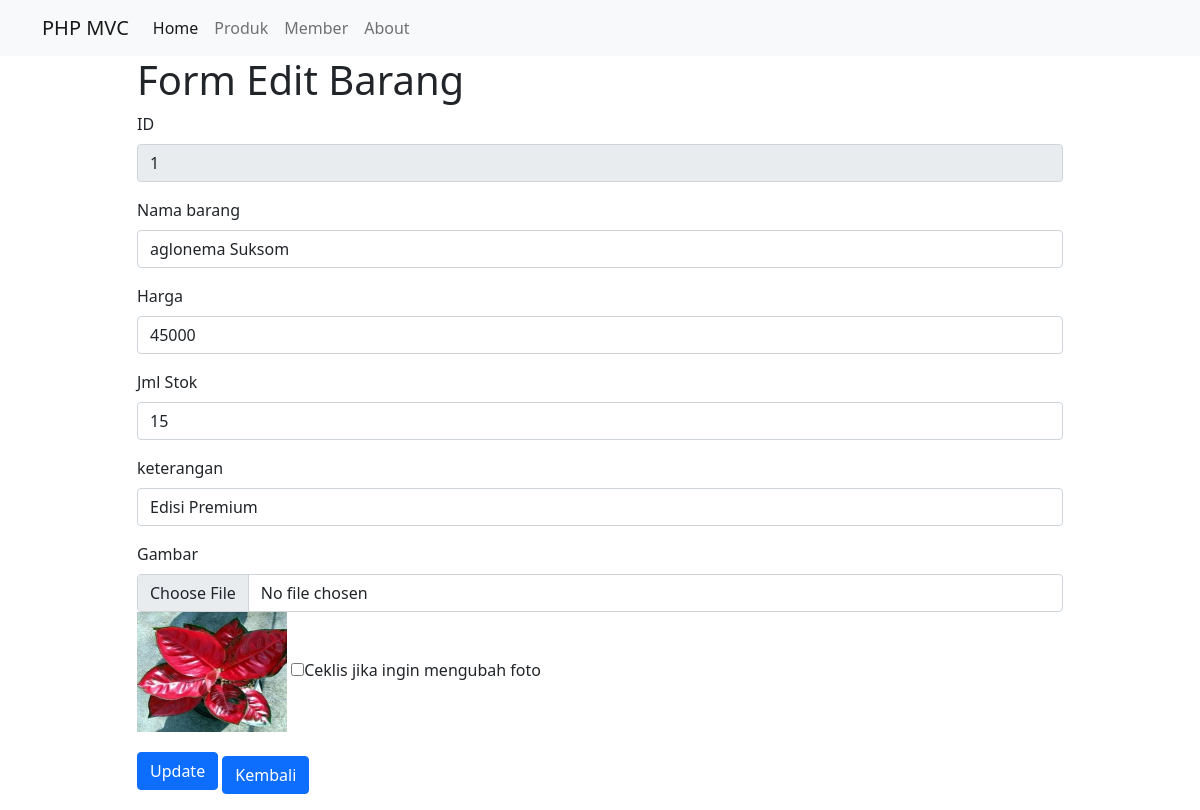
Screenshot of /public/produk/edit/1 with the database file from the repository.
### tables this page shows
CREATE TABLE `barang` (
  `id` int(11) NOT NULL,
  `nama` varchar(40) DEFAULT NULL,
  `hrg` double DEFAULT NULL,
  `jml` int(11) DEFAULT NULL,
  `keterangan` varchar(100) DEFAULT NULL,
  `foto` varchar(200) DEFAULT NULL
);

### app/core/Controller.php (called while the page is built, shortened)
<?php
class Controller {
    public function view($view, $data = []) {
        require_once '../app/views/' . $view . '.php';
    }
    public function model($model) {
        return new $model;
    }
}

### app/controllers/Produk.php (called while the page is built, shortened)
<?php
class Produk extends Controller {
    public function edit($id){
      $data['judul'] = 'Detail Produk';
      $data['produk'] = $this->model('Produk_model')->getProductById($id);
      $this->view('produk/edit', $data);
    }
}

### app/core/App.php (called while the page is built, shortened)
<?php
class App {
    protected $method = 'index';
    protected $params = [];
    public function __construct()
    {
        $url = $this->parseURL();
        if(file_exists('../app/controllers/' . $url[0] . '.php')) {
            unset($url[0]);
        }
        $this->controller = new $this->controller;
        if(isset($url[1])) {
            if(method_exists($this->controller, $url[1])) {
                $this->method = $url[1];
                unset($url[1]);
            }
        }
        if(!empty($url)) {
            $this->params = array_values($url);
        }
        call_user_func_array([$this->controller, $this->method], $this->params);
    }
    public function parseURL() {
        if(isset($_GET['url'])) {
            $url = rtrim($_GET['url'], '/');
            $url = filter_var($url, FILTER_SANITIZE_URL);
            $url = explode('/', $url);
            return $url;
        }
    }
}

### public/index.php (called while the page is built, shortened)
<?php
$app = new App;

### app/core/Database.php (called while the page is built, shortened)
<?php
class Database {
    private $host = DB_HOST;
    private $user = DB_USER;
    private $pass = DB_PASS;
    private $db_name = DB_NAME;
    private $dbh;
    private $stmt;
    public function __construct()
    {
        $dsn = 'mysql:host='. $this->host . '; dbname=' . $this->db_name;
        $option = [
            PDO::ATTR_PERSISTENT => true,
            PDO::ATTR_ERRMODE => PDO::ERRMODE_EXCEPTION
        ];
        try {
            $this->dbh = new PDO($dsn, $this->user, $this->pass, $option);
        } catch(PDOException $e) {
            die($e -> getMessage());
        }
    }
    public function query($query) {
        $this->stmt = $this->dbh->prepare($query);
    }
    public function bind($param, $value, $type=null) {
        if(is_null($type)) {
            switch(true) {
                default:
                    $type = PDO::PARAM_STR;
            }
        }
        $this->stmt->bindValue($param, $value, $type);
    }
    public function execute() {
        $this->stmt->execute();
    }
    public function single() {
        $this->execute();
        return $this->stmt->fetch(PDO::FETCH_ASSOC);
    }
}

### app/models/Produk_model.php (called while the page is built, shortened)
<?php
class Produk_model{
	private $table = "barang";
	private $db;
	public function __construct(){
		$this->db = new Database;
	}
	public function getProductById($id){
		$sql="SELECT * FROM " . $this->table . " WHERE id=:id";
		$this->db->query($sql);
		$this->db->bind('id',$id);
		return $this->db->single();
	}
}

### app/views/produk/edit.php (the view, shortened to what this page needs)
<div class="container">
  <div class="row justify-content-center">
    <div class="col-10">
    <h1>Form Edit Barang</h1>
	<form action="<?= BASEURL; ?>/produk/updProduk"method="post" enctype="multipart/form-data">
		<div class="mb-3">
		  <label for="l1" class="form-label">ID</label>
		  <input type="text" class="form-control" id="id" name="tid" value="<?= $data['produk']['id'];?>" readonly >
		</div>
		<div class="mb-3">
		  <label for="l2" class="form-label">Nama barang</label>
		  <input type="text" class="form-control" id="nama" name="tnama" value="<?= $data['produk']['nama'];?>">
		</div>
		<div class="mb-3">
		  <label for="l3" class="form-label">Harga</label>
		  <input type="text" class="form-control" id="hrg" name="thrg"  value="<?= $data['produk']['hrg'];?>">
		</div>
		<div class="mb-3">
		  <label for="l4" class="form-label">Jml Stok</label>
		  <input type="text" class="form-control" id="jml" name="tjml"  value="<?= $data['produk']['jml'];?>">
		</div>
		<div class="mb-3">
		  <label for="l5" class="form-label">keterangan</label>
		  <input type="text" class="form-control" id="ket" name="tket" value="<?= $data['produk']['keterangan'];?>">
		</div>
		<div class="mb-3">
		  <label for="l6" class="form-label">Gambar</label>
		  <input type="file" class="form-control" id="foto" name="foto" >
		  <img src="<?= BASEURL; ?>/img/daun/<?php echo $data['produk']['foto']; ?>" width="150px" height="120px" />
		  <input type="checkbox" name="ubah_foto" value="true">Ceklis jika ingin mengubah foto<br>
		</div>
	    <div class="mb-3">
		   <button class="btn btn-primary" type="submit">Update</button>
		   <a href="<?= BASEURL; ?>/produk" class="btn btn-primary mt-2">Kembali</a>
	    </div>
	</form>
    </div>
  </div>
</div>

### rows the page displays
barang: tid "1", tnama "aglonema Suksom", thrg "45000", tjml "15", tket "Edisi Premium", foto (picture)
